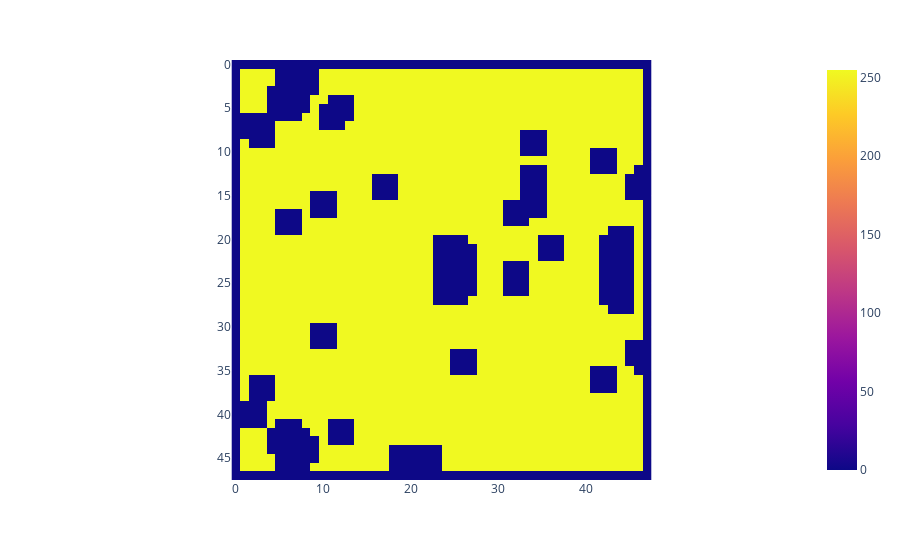

Notebook code for this chart:
### Code cell
# imports from support files with class and functions
import default_agent
import lux_functions

# recreate our agents and run
player0 = env.agents[0]
player1 = env.agents[1]
agents = {
    player0: Archimedes_Lever(env.agents[0], env.state.env_cfg), 
    player1: default_agent.Default_Agent(env.agents[1], env.state.env_cfg)#default_agent.Default_Agent(env.agents[1], env.state.env_cfg)
}
img = env.render("rgb_array", width=48, height=48)
px.imshow(img).show()
lux_functions.interact(env=env, agents=agents, steps=1000, video=True)

### Figure 1 — Plotly figure (JSON) as saved in the notebook; plotly's stock layout.template omitted (floating-point values rounded to 4 significant figures; data arrays with more than 128 entries replaced by an {"elided": "..."} marker saying what was removed)
{"data": [{"coloraxis": "coloraxis", "hovertemplate": "x: %{x}<br>y: %{y}<br>color: %{z}<extra></extra>", "name": "0", "type": "heatmap", "xaxis": "x", "yaxis": "y", "z": {"elided": "48x48 int values"}}], "layout": {"coloraxis": {"colorscale": [[0, "#0d0887"], [0.1111, "#46039f"], [0.2222, "#7201a8"], [0.3333, "#9c179e"], [0.4444, "#bd3786"], [0.5556, "#d8576b"], [0.6667, "#ed7953"], [0.7778, "#fb9f3a"], [0.8889, "#fdca26"], [1, "#f0f921"]]}, "margin": {"t": 60}, "xaxis": {"anchor": "y", "constrain": "domain", "domain": [0, 1], "scaleanchor": "y"}, "yaxis": {"anchor": "x", "autorange": "reversed", "constrain": "domain", "domain": [0, 1]}}}
